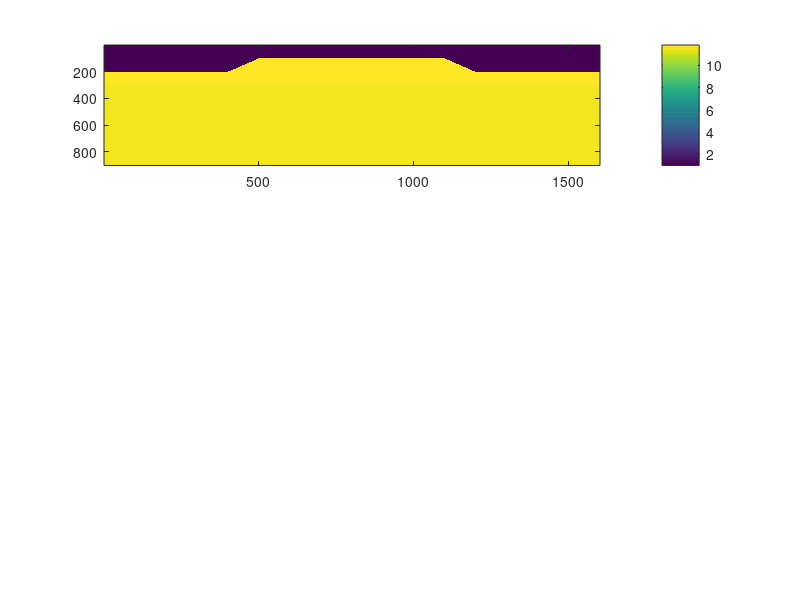

This figure's MATLAB source: (Note: this script raises an error after producing the figure.)
clear all
clc
close all
format long
degree = pi/180;

slab_height = 0.5e-6;
angle = 135*degree;

lambda0 = 1.15e-6;
k0 = 2*pi/lambda0;
ncore = 3.44;
nsub = 3.40;
nair = 1.0;
ridge_width = 3e-6;
ridge_height = 1e-6 - slab_height;
slab_width = 8e-6;
sub_height = 3e-6;
air_height = 0.5e-6;

dx = 0.01e-6;
dy = 0.01e-6;
Nx = round((air_height + ridge_height + slab_height + sub_height)/dx) +1;
Ny = round(slab_width/dy) +1;
%%
Nx2 = 2*Nx;
dx2 = dx/2;
Ny2 = 2*Ny;
dy2 = dy/2;

nx1 = 1 + round(air_height/dx2);
nx2 = nx1 + round(ridge_height/dx2) - 1;
nx3 = nx2 + 1;
nx4 = nx3 + round(slab_height/dx2) - 1;
nx5 = nx4 + 1;

ny1 = 1 + round((slab_width-ridge_width)/2/dy2);
ny2 = ny1 + round(ridge_width/dy2) - 1;

ER2 = nsub^2*ones(Nx2,Ny2);
ER2(1:nx2,:) = nair^2;
ER2(nx3:nx4,:) = ncore^2;
for i = nx1:nx2
    a = round(ny1 - (i - nx1)*tan(angle-90*degree));
    b = round(ny2 + (i - nx1)*tan(angle-90*degree));
    ER2(i,a:b) = ncore^2;
end
ER2(nx1:nx2,ny1:ny2) = ncore^2;

UR2 = 1*ones(Nx2,Ny2);

subplot(3,1,1);
imagesc(ER2);colorbar;

URxx = UR2;
URyy = UR2;
URzz = UR2;
ERxx = ER2;
ERyy = ER2;
ERzz = ER2;

URxx = URxx(1:2:Nx2,2:2:Ny2);
URyy = URyy(2:2:Nx2,1:2:Ny2);
URzz = URzz(2:2:Nx2,2:2:Ny2);
ERxx = ERxx(2:2:Nx2,1:2:Ny2);
ERyy = ERyy(1:2:Nx2,2:2:Ny2);
ERzz = ERzz(1:2:Nx2,1:2:Ny2);

URxx = diag(sparse(URxx(:)));
URyy = diag(sparse(URyy(:)));
URzz = diag(sparse(URzz(:)));
ERxx = diag(sparse(ERxx(:)));
ERyy = diag(sparse(ERyy(:)));
ERzz = diag(sparse(ERzz(:)));

%%
[DEX,DEY,DHX,DHY] = yeeder([Nx Ny],[dx dy]*k0,[0 0]);
%%
P11 = DEX*ERzz^(-1)*DHY;
P12 = - (DEX*ERzz^(-1)*DHX + URyy);
P21 = DEY*ERzz^(-1)*DHY + URxx;
P22 = - DEY*ERzz^(-1)*DHX;
Q11 = DHX*URzz^(-1)*DEY;
Q12 = - (DHX*URzz^(-1)*DEX + ERyy);
Q21 = DHY*URzz^(-1)*DEY + ERxx;
Q22 = - DHY*URzz^(-1)*DEX;
OMEGA_square_PQ = [P11 P12;P21 P22]*[Q11 Q12;Q21 Q22];
NSOL = 1;
[V,D] = eigs(OMEGA_square_PQ, 2*NSOL, -ncore^2);
D = diag(D);
neff = - 1i*sqrt(D)
no = real(neff);
kappa = - imag(neff);
alpha = k0*kappa;
beta = k0*no;
VV1 = reshape(V(:,2*NSOL-1),Nx,Ny*2);
VV2 = reshape(V(:,2*NSOL),Nx,Ny*2);
subplot(3,1,2);
imagesc((0:dx:Nx*dx)*1e6,(0:dy:Ny*dy)*1e6,abs(VV2(:,1:Ny)));colorbar;
subplot(3,1,3);
imagesc((0:dx:Nx*dx)*1e6,(0:dy:Ny*dy)*1e6,abs(VV1(:,Ny+1:Ny*2)));colorbar;